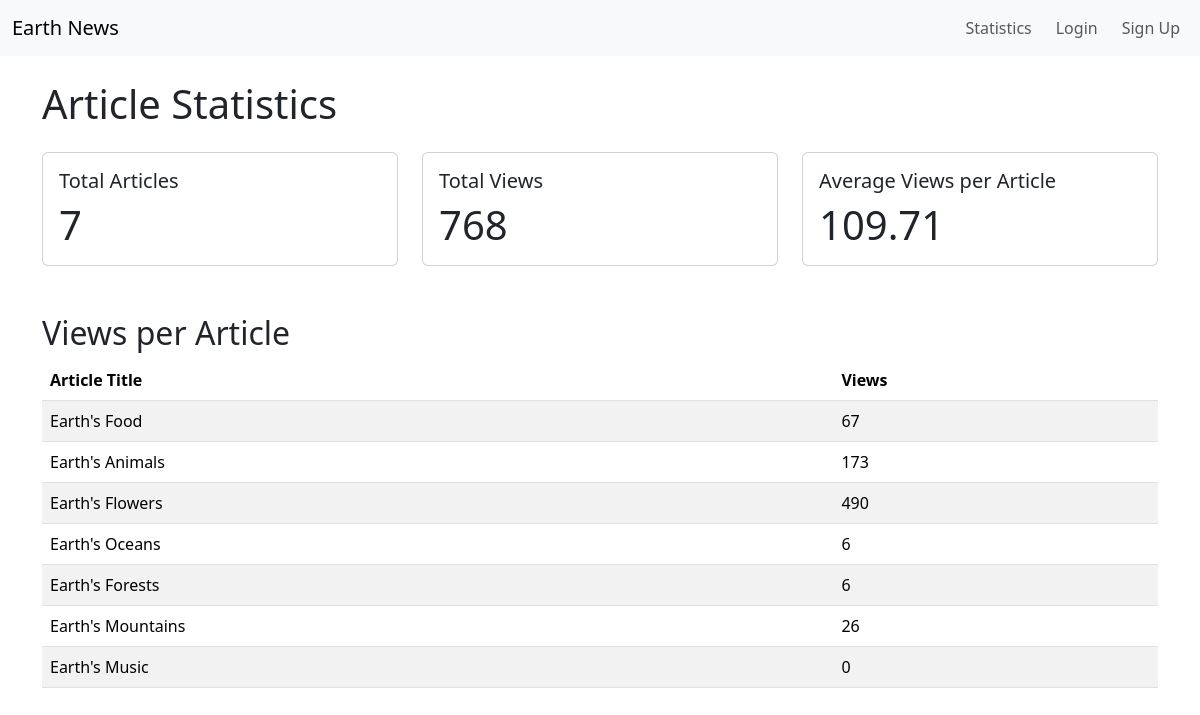
The app's page /statistics with its own data.
### news/models.py (models this page shows, shortened)
class Article(models.Model):
    title = models.CharField(max_length=100)
    content = models.TextField()
    date = models.DateTimeField(auto_now_add=True)
    image = models.ImageField(upload_to='images/')
    tags = models.ManyToManyField('Tag', related_name='articles', blank=True)
    likes = models.ManyToManyField('Like', related_name='likes', blank=True)
    dislikes = models.ManyToManyField('DisLike', related_name='dislikes', blank=True)
    views = models.IntegerField(default=0)

### news/views.py (the view)
# urls.py: path('statistics',views.statistics,name='statistics'),
def statistics(request):
    articles = Article.objects.all()
    tags = Tag.objects.all()
    total_articles = articles.count()
    total_views = 0
    for art in articles:
        total_views += art.views
    average_views_per_article = round(total_views/total_articles, 2)
    context = {
        'total_articles':total_articles,
        'total_views':total_views,
        'average_views_per_article':average_views_per_article,
        'articles':articles,
    }
    return render(request, 'news/statistics.html', context )

### templates/news/statistics.html
{% extends 'base.html' %} {% block content %}
<div class="container mt-4">
  <h1 class="mb-4">Article Statistics</h1>
  <div class="row">
    <div class="col-md-4">
      <div class="card">
        <div class="card-body">
          <h5 class="card-title">Total Articles</h5>
          <h1 class="card-text">{{ total_articles }}</h1>
        </div>
      </div>
    </div>
    <div class="col-md-4">
      <div class="card">
        <div class="card-body">
          <h5 class="card-title">Total Views</h5>
          <h1 class="card-text">{{ total_views }}</h1>
        </div>
      </div>
    </div>
    <div class="col-md-4">
      <div class="card">
        <div class="card-body">
          <h5 class="card-title">Average Views per Article</h5>
          <h1 class="card-text">{{ average_views_per_article }}</h1>
        </div>
      </div>
    </div>
  </div>
  <div class="mt-5">
    <h2>Views per Article</h2>
    <div class="table-responsive">
      <table class="table table-striped">
        <thead>
          <tr>
            <th scope="col">Article Title</th>
            <th scope="col">Views</th>
          </tr>
        </thead>
        <tbody>
          {% for article in articles %}
          <tr>
            <td>{{ article.title }}</td>
            <td>{{ article.views }}</td>
          </tr>
          {% endfor %}
        </tbody>
      </table>
    </div>
  </div>
</div>
{% endblock %}

### records on screen
Article: title "Earth's Food", views "67"
Article: title "Earth's Animals", views "173"
Article: title "Earth's Flowers", views "490"
Article: title "Earth's Oceans", views "6"
Article: title "Earth's Forests", views "6"
Article: title "Earth's Mountains", views "26"
Article: title "Earth's Music", views "0"

### other values on screen
{{ total_articles }} "7"
{{ total_views }} "768"
{{ average_views_per_article }} "109.71"
